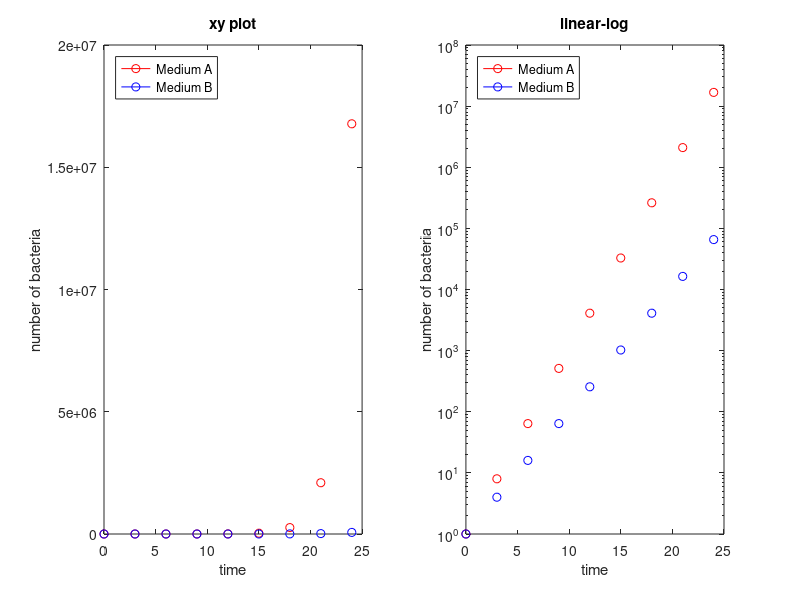

Reproduce this figure in MATLAB.
%% Q1

for t=0:3:24
    num_A=2^t;
    num_B=2^(2*t/3);
    subplot(1,2,1)
    plot(t,num_A,'-or')
    hold on
    plot(t,num_B,'-ob')
    xlabel('time')
    ylabel('number of bacteria')
    title('xy plot')
    legend('Medium A','Medium B','Location','northwest')

    subplot(1,2,2)
    semilogy(t,num_A,'-or')
    hold on
    semilogy(t,num_B,'-ob')
    xlabel('time')
    ylabel('number of bacteria')
    title('linear-log')
    legend('Medium A','Medium B','Location','northwest')
end
% The nubmer of bacteria in each media is significantly different

%% Q2

MTBFs=[2000 800 3000 5000];
MTBF=0;
for i=1:length(MTBFs)
    MTBF=MTBF+1/MTBFs(i);
end
MTBFsys=1/MTBF;
fprintf('MTBFsys=%f\n',MTBFsys)
